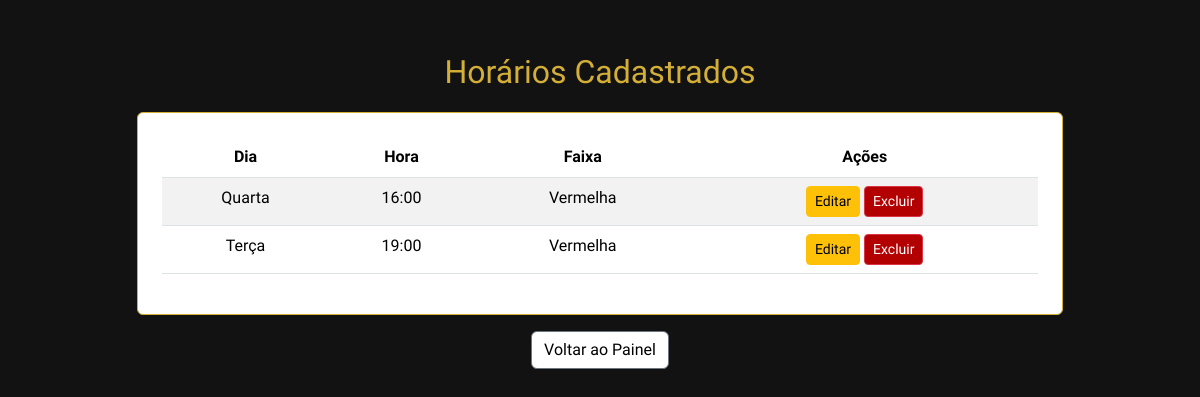
/listar_horarios (signed in), run on an earlier commit of the app's database.
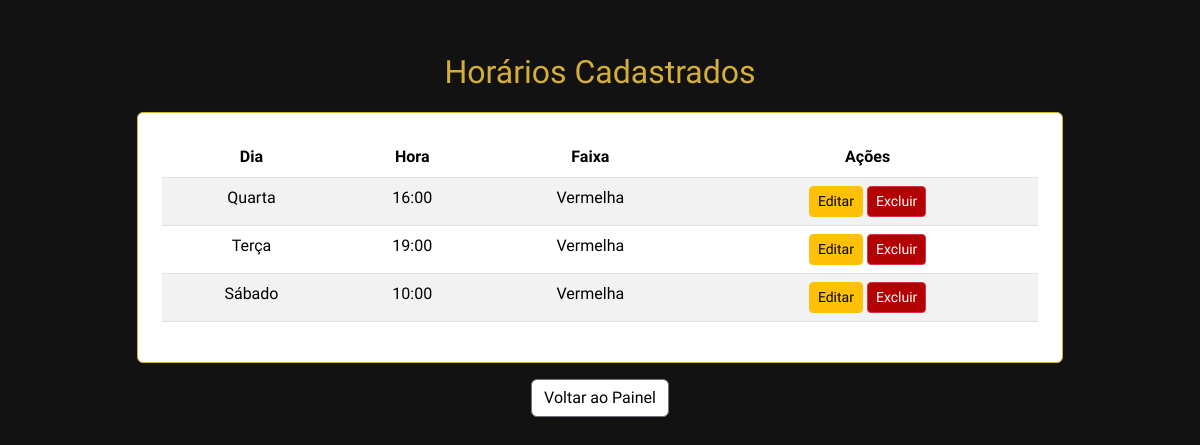
And on a later commit of the database.
### app.py (models this page shows, shortened)
class Horario(db.Model):
    id = db.Column(db.Integer, primary_key=True)
    dia_semana = db.Column(db.String(20), nullable=False)
    hora = db.Column(db.String(5), nullable=False)
    faixa = db.Column(db.String(20), nullable=False)

### app.py (the view)
@app.route('/listar_horarios')
@login_required
def listar_horarios():
    horarios = Horario.query.all()
    return render_template('listar_horarios.html', horarios=horarios)

### app.py (called while the page is built)
@login_manager.user_loader
def load_user(admin_id):
    return Admin.query.get(int(admin_id))

### templates/listar_horarios.html (shortened to what this page needs)
{% extends 'base.html' %}
{% block content %}
<div class="row justify-content-center">
    <div class="col-md-10">
        <div class="logo-title">Horários Cadastrados</div>
        <div class="card p-4">
            {% if horarios %}
            <div class="table-responsive">
                <table class="table table-striped text-center">
                    <thead>
                        <tr>
                            <th>Dia</th>
                            <th>Hora</th>
                            <th>Faixa</th>
                            <th>Ações</th>
                        </tr>
                    </thead>
                    <tbody>
                        {% for horario in horarios %}
                        <tr>
                            <td>{{ horario.dia_semana }}</td>
                            <td>{{ horario.hora }}</td>
                            <td>{{ horario.faixa }}</td>
                            <td>
                                <a class="btn btn-warning btn-sm" href="{{ url_for('editar_horario', horario_id=horario.id) }}">Editar</a>
                                <a class="btn btn-danger btn-sm" href="{{ url_for('excluir_horario', horario_id=horario.id) }}" onclick="return confirm('Deseja excluir este horário?')">Excluir</a>
                            </td>
                        </tr>
                        {% endfor %}
                    </tbody>
                </table>
            </div>
            {% else %}
            <div class="alert alert-warning text-center">Nenhum horário cadastrado ainda.</div>
            {% endif %}
        </div>
        <div class="mt-3 text-center">
            <a href="{{ url_for('admin_painel') }}" class="btn btn-secondary">Voltar ao Painel</a>
        </div>
    </div>
</div>
{% endblock %}

What changed in the data, as far as the page shows it:
added Horario: dia_semana "Sábado", hora "10:00", faixa "Vermelha"
